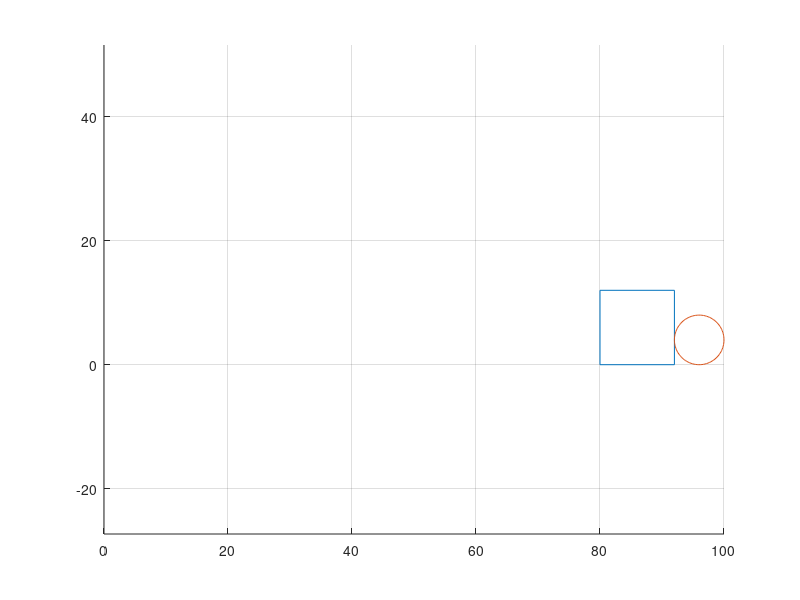

The MATLAB source for this figure:
%square
figure;
hold on;

xsq = [80, 80, 92, 92, 80];
ysq = [0, 12, 12, 0, 0];
plot(xsq, ysq);

% circle
T = linspace(0, 2*pi, 100);
xcir = 4*cos(T) + 96;
ycir = 4*sin(T) + 4;
plot(xcir, ycir);

% Projectile motion no bounce
g = 9.8;
v = 31; % randi([20, 40]);
theta = 30;
dt = 0.00001; % stepsize

tNow = 0;
x0 = 0;
y0 = 12;
x = x0;
y = y0;
bounce_c = 0;
xVals = x;
yVals = y;

while y > 0 && bounce_c < 3
    tNow = tNow + dt;
    x = x0 + v * cosd(theta) * tNow;
    y = y0 + v * sind(theta) * tNow - 0.5 * g * tNow^2;

    % keep current location for next index
    xVals(end + 1) = x;
    yVals(end + 1) = y;

    % square collision
    if x >= 80 && x <= 92 && y >= 0 && y <= 12
        if y > 11.99
            bounce_c = bounce_c + 1;
            x0 = x;
            y0 = 12;

            theta = rand() * 180;
            tNow = 0;
            v = v * (rand * (1/3 - 1/5) + 1/5);

        elseif x > 79.99
            bounce_c = bounce_c + 1;
            x0 = 80;
            y0 = y;

            theta = rand() * (270 - 90) + 90;
            tNow = 0;
            v = v * (rand * (1/3 - 1/5) + 1/5);
        end
    end

    % circle collision
    if x >= 92 && x <= 100 && y >= 0 && y <= 8
        if (x - 96)^2 + (y - 4)^2 <= 4^2
            bounce_c = bounce_c + 1;
            x0 = x;
            y0 = y + 0.5;

            theta = randi([0, 180]);
            tNow = 0;
            v = v * (rand * (1/3 - 1/5) + 1/5);
        end
    end
end

plot(xVals, yVals);

axis equal;
grid on;
hold off;
